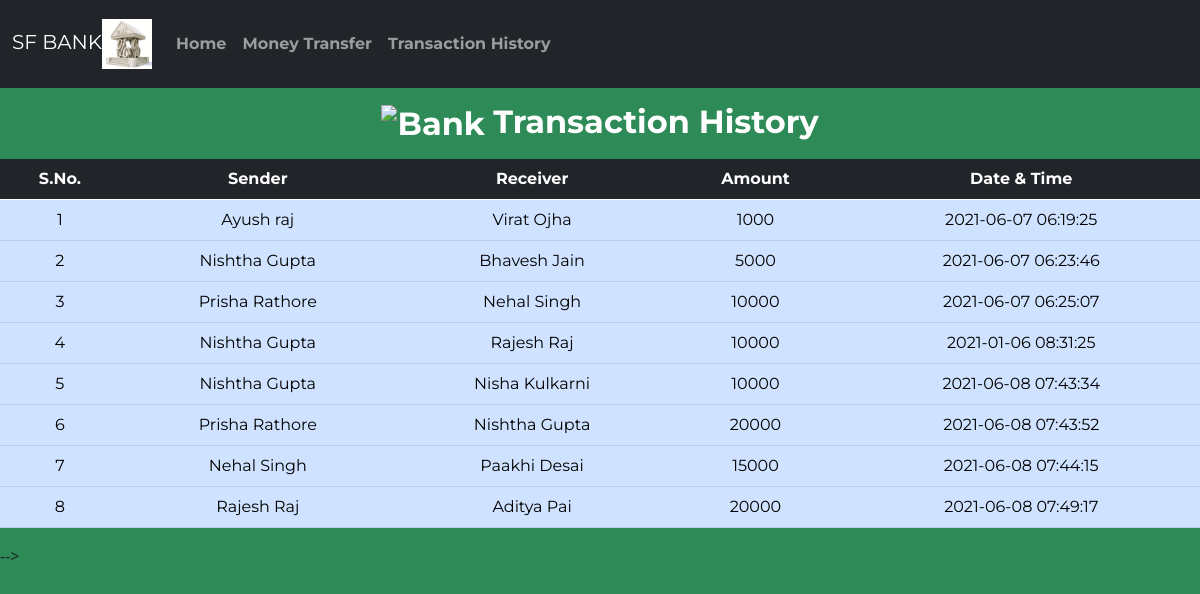
The page /history.php on the database its author committed.
### tables this page shows
CREATE TABLE `transaction` (
  `sno` int(3) NOT NULL,
  `sender` text NOT NULL,
  `receiver` text NOT NULL,
  `balance` int(8) NOT NULL,
  `datetime` datetime NOT NULL DEFAULT current_timestamp()
);

### history.php (the view, shortened to what this page needs)
<!doctype html>
<html lang="en">
<head>
    <link href="https://cdn.jsdelivr.net/npm/bootstrap@5.0.0-beta1/dist/css/bootstrap.min.css" rel="stylesheet"
>
    <link rel="stylesheet" href="css/style3.css">
</head>
<body style="background-color:seagreen;">
    <nav class="navbar py-2 navbar-expand-lg navbar-dark bg-dark">
        <div class="container-fluid">
        <a class="navbar-brand" href="#">SF BANK<img src="logos/p1.jpg" alt="Bank" width="50" height="50"> </a>
            <div class="collapse navbar-collapse" id="navbarSupportedContent">
                <ul class="navbar-nav me-auto mb-8 mb-lg-0">
                    <li class="nav-item py-3">
                        <a class="nav-link" aria-current="page" href="index.php"><strong>Home</strong></a>
                    </li>
                    <li class="nav-item py-3">
                        <a class="nav-link" aria-current="page" href="money.php"><strong>Money Transfer</strong></a>
                    </li>
                    <li class="nav-item py-3">
                        <a class="nav-link" aria-current="page" href="#"><strong>Transaction History</strong></a>
                    </li>
                </ul>
            </div>
        </div>
    </nav>
<class class="welcome">
        <h2 style="color:white;">
            <img src="logos/pooja1.png" alt="Bank" width="75" height="75" style="font-weight: bold;"> <strong>Transaction History</strong>
        </h2>
    </class>
       <div class="table-responsive-sm">
    <table class="table table-hover table-primary ">
        <thead style="color : white;" class="table-dark">
            <tr>
                <th class="text-center">S.No.</th>
                <th class="text-center">Sender</th>
                <th class="text-center">Receiver</th>
                <th class="text-center">Amount</th>
                <th class="text-center">Date & Time</th>
            </tr>
        </thead>
        <tbody>
        <?php
include 'connect.php';
$sql ="SELECT * FROM transaction";
$query =mysqli_query($conn, $sql);
while($rows = mysqli_fetch_assoc($query))
{
?>
<tr style="color : black;">
            <td class="text-center py-2"><?php echo $rows['sno']; ?></td>
            <td class="text-center py-2"><?php echo $rows['sender']; ?></td>
            <td class="text-center py-2"><?php echo $rows['receiver']; ?></td>
            <td class="text-center py-2"><?php echo $rows['balance']; ?> </td>
            <td class="text-center py-2"><?php echo $rows['datetime']; ?> </td>
        <?php
}
        ?>
        </tbody>
    </table>
    </div>
    -->
</body>
</html>

### style3.css (style rules this page uses)
* { font-family: 'Montserrat', sans-serif; }
.welcome h2 { margin: 10px; padding: 5px; text-align: center; border-radius: 10px; }

### rows shown on the page
transaction: sno "1", sender "Ayush raj", receiver "Virat Ojha", balance "1000", datetime "2021-06-07 06:19:25"
transaction: sno "2", sender "Nishtha Gupta", receiver "Bhavesh Jain", balance "5000", datetime "2021-06-07 06:23:46"
transaction: sno "3", sender "Prisha Rathore", receiver "Nehal Singh", balance "10000", datetime "2021-06-07 06:25:07"
transaction: sno "4", sender "Nishtha Gupta", receiver "Rajesh Raj", balance "10000", datetime "2021-01-06 08:31:25"
transaction: sno "5", sender "Nishtha Gupta", receiver "Nisha Kulkarni", balance "10000", datetime "2021-06-08 07:43:34"
transaction: sno "6", sender "Prisha Rathore", receiver "Nishtha Gupta", balance "20000", datetime "2021-06-08 07:43:52"
transaction: sno "7", sender "Nehal Singh", receiver "Paakhi Desai", balance "15000", datetime "2021-06-08 07:44:15"
transaction: sno "8", sender "Rajesh Raj", receiver "Aditya Pai", balance "20000", datetime "2021-06-08 07:49:17"
